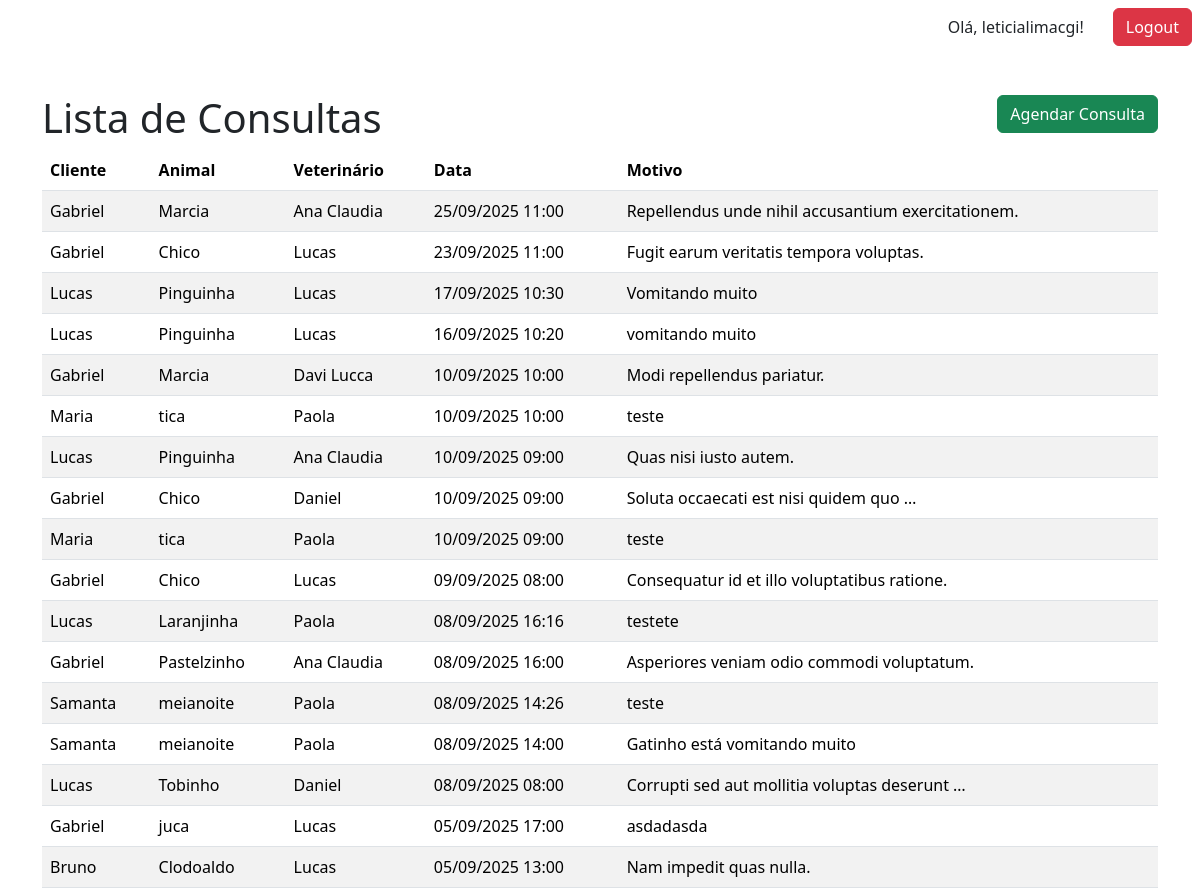
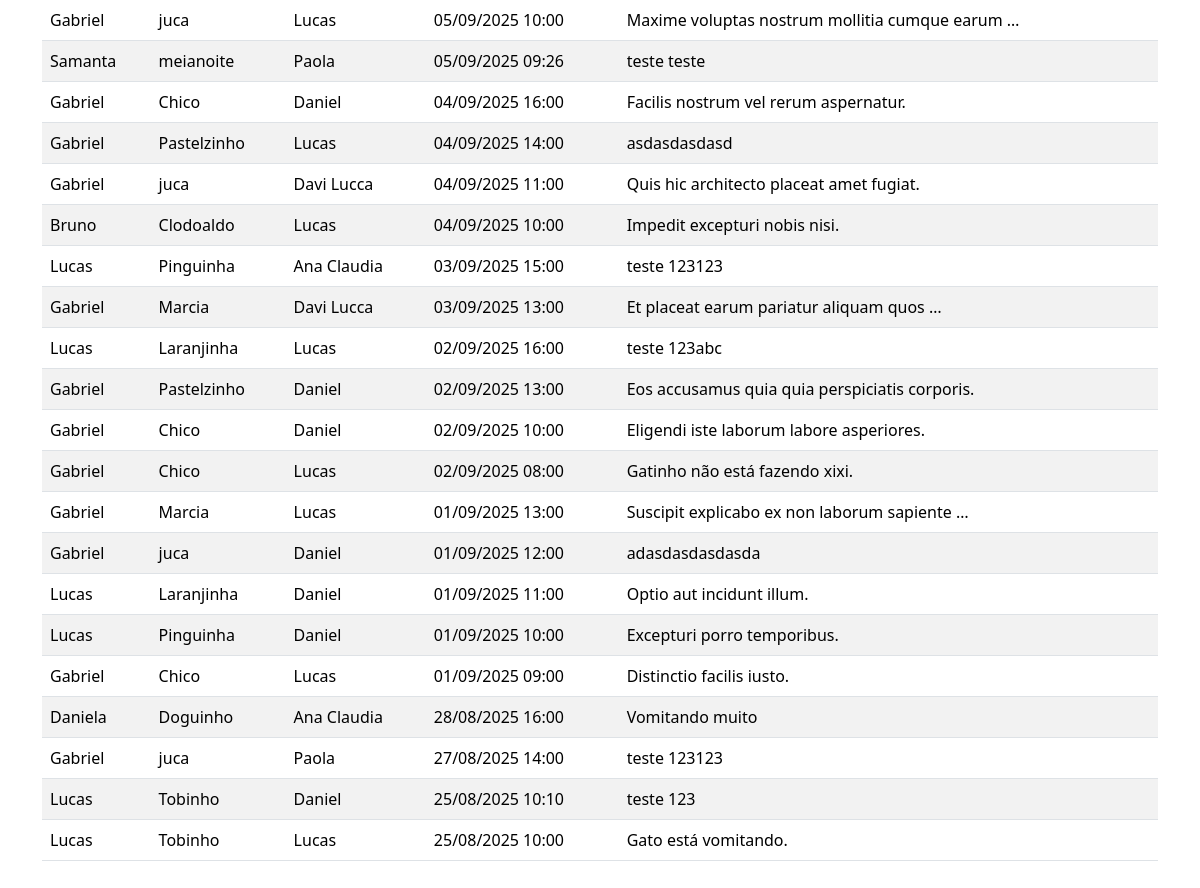
The page /consultas/ (signed in) on the database as committed earlier (2 pictures, top to bottom).
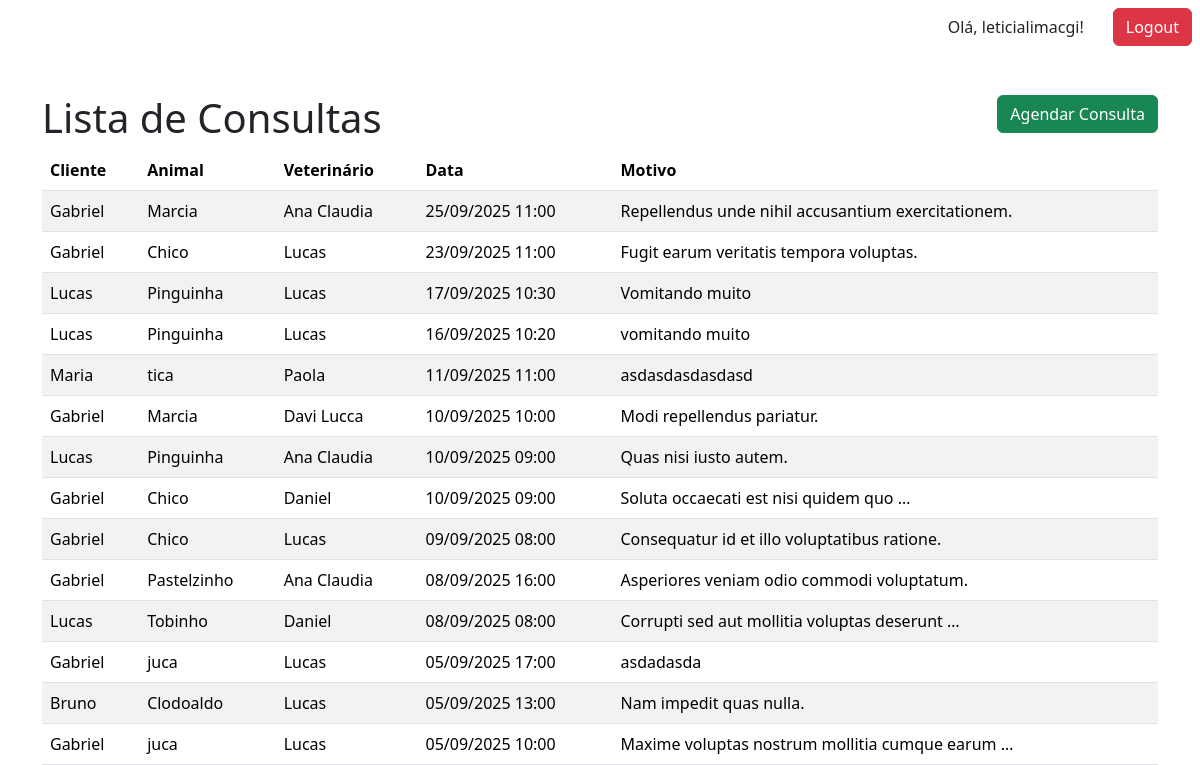
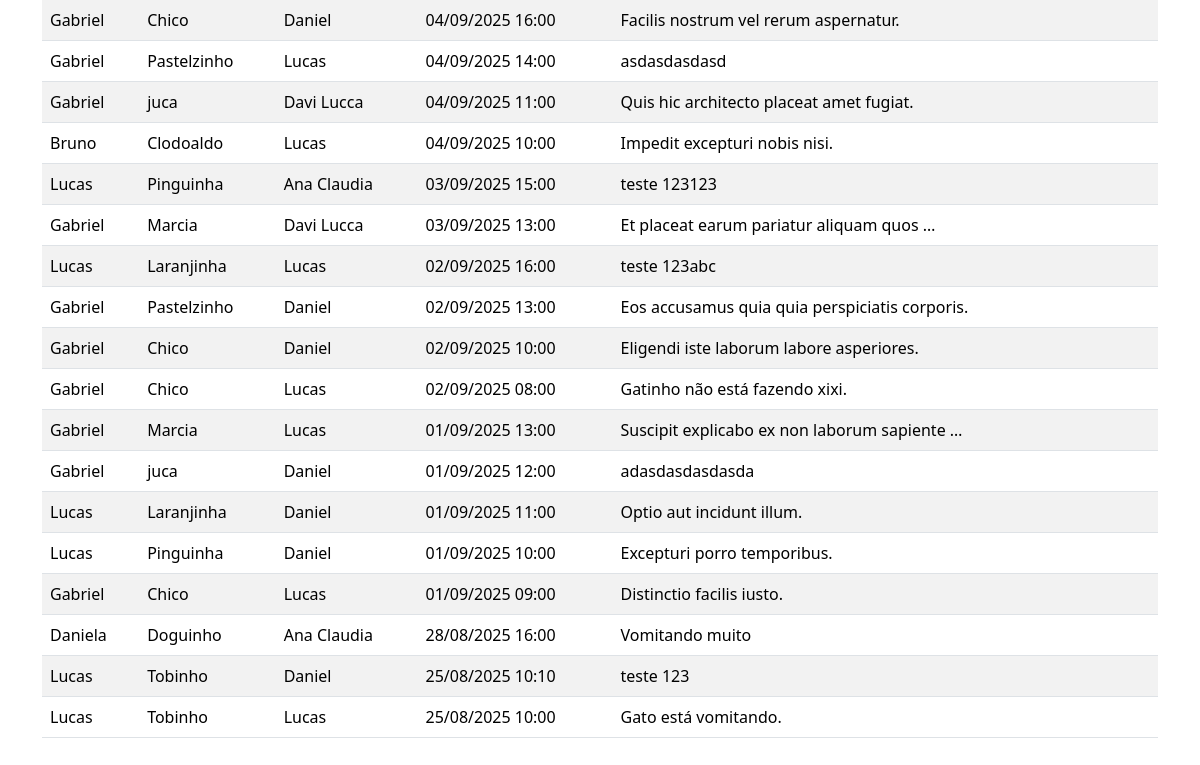
The same page on the database as committed later (2 pictures, top to bottom).
### core/models.py (models this page shows, shortened)
class Consulta(models.Model):
    class StatusConsulta(models.TextChoices):
        AGENDADA = 'Agendada'
        CONCLUIDA = 'Concluida'
        CANCELADA = 'Cancelada'
    animal = models.ForeignKey(Animal, on_delete=models.CASCADE)
    veterinario = models.ForeignKey(MedicoVeterinario, on_delete=models.SET_NULL, null=True)
    data = models.DateTimeField()
    motivo = models.TextField()
    observacoes = models.TextField(blank=True)
    status = models.CharField(max_length=15, choices=StatusConsulta.choices, default=StatusConsulta.AGENDADA)
    created_at = models.DateTimeField(auto_now_add=True) # Data de criação
    updated_at = models.DateTimeField(auto_now=True) # Data de atualização

class Animal(models.Model):
    ESPECIES = [
        ('C', 'Cachorro'),
        ('G', 'Gato'),
        ('O', 'Outros'),
    ]
    nome = models.CharField(max_length=100)
    especie = models.CharField(max_length=1, choices=ESPECIES)
    raca = models.CharField(max_length=100)
    idade = models.PositiveIntegerField(null=True, blank=True)
    peso = models.DecimalField(max_digits=5, decimal_places=2, null=True, blank=True)
    dono = models.ForeignKey(Cliente, on_delete=models.CASCADE, related_name='animais')

class Cliente(models.Model):
    usuario = models.OneToOneField(User,
                                   on_delete=models.CASCADE,
                                   related_name='cliente', null=True)
    nome = models.CharField(max_length=100)
    cpf = models.CharField(max_length=11, blank=True, null=True)
    telefone = models.CharField(max_length=15)
    email = models.EmailField()
    endereco = models.TextField()

class MedicoVeterinario(models.Model):
    nome = models.CharField(max_length=100)
    crmv = models.CharField(max_length=20)
    especialidade = models.CharField(max_length=100)
    contato = models.CharField(max_length=15)

### core/views.py (the view)
# urls.py: path('consultas/', views.lista_consultas, name='lista_consultas'),
@login_required(login_url='login')
def lista_consultas(request):
    consultas = Consulta.objects.all().order_by('-data')
    return render(request, 'lista_consultas.html', {'consultas': consultas})

### templates/lista_consultas.html (shortened to what this page needs)
{% extends 'base.html' %}
{% block content %}
<div class="d-flex justify-content-between align-items-center">
    <h1>Lista de Consultas</h1>
    <button class="btn btn-success mb-3" onclick="window.location.href='{% url 'agendar_consulta' %}'">Agendar Consulta</button>
</div>
<table class="table table-striped">
    <thead>
        <tr>
            <th>Cliente</th>
            <th>Animal</th>
            <th>Veterinário</th>
            <th>Data</th>
            <th>Motivo</th>
        </tr>
    </thead>
    <tbody>
        {% for consulta in consultas %}
        <tr>
            <td>{{ consulta.animal.dono.nome }}</td>
            <td>{{ consulta.animal.nome }}</td>
            <td>{{ consulta.veterinario.nome }}</td>
            <td>{{ consulta.data|date:"d/m/Y H:i" }}</td>
            <td>{{ consulta.motivo|truncatewords:6 }}</td>
        </tr>
        {% empty %}
        <tr>
            <td colspan="4">Nenhuma consulta cadastrada.</td>
        </tr>
        {% endfor %}
    </tbody>
</table>
{% endblock %}

### templates/base.html (shortened to what this page needs)
{% load static %}
<!doctype html>
<html lang="en">
<head>
    <link href="https://cdn.jsdelivr.net/npm/bootstrap@5.3.7/dist/css/bootstrap.min.css" rel="stylesheet">
</head>
<body>
	<div class="d-flex gap-3 align-content-center justify-content-end m-2">
		{% if request.user.is_authenticated %}
		<a class="btn btn-transparent">Olá, {{ request.user.username }}!</a>
		<a class="btn btn-danger" href="{% url 'logout' %}">Logout</a>
		{% endif %}
	</div>
	<div class="container my-5">
	{% block content %}
	{% endblock %}
	</div>
</body>
</html>

Rows that differ between the two databases and show on the page:
removed Consulta: animal.dono.nome "Maria", animal.nome "tica", veterinario.nome "Paola", data "10/09/2025 10:00", motivo "teste"
removed Consulta: animal.dono.nome "Maria", animal.nome "tica", veterinario.nome "Paola", data "10/09/2025 09:00", motivo "teste"
removed Consulta: animal.dono.nome "Lucas", animal.nome "Laranjinha", veterinario.nome "Paola", data "08/09/2025 16:16", motivo "testete"
removed Consulta: animal.dono.nome "Samanta", animal.nome "meianoite", veterinario.nome "Paola", data "08/09/2025 14:26", motivo "teste"
removed Consulta: animal.dono.nome "Samanta", animal.nome "meianoite", veterinario.nome "Paola", data "08/09/2025 14:00", motivo "Gatinho está vomitando muito"
removed Consulta: animal.dono.nome "Samanta", animal.nome "meianoite", veterinario.nome "Paola", data "05/09/2025 09:26", motivo "teste teste"
removed Consulta: animal.dono.nome "Gabriel", animal.nome "juca", veterinario.nome "Paola", data "27/08/2025 14:00", motivo "teste 123123"
added Consulta: animal.dono.nome "Maria", animal.nome "tica", veterinario.nome "Paola", data "11/09/2025 11:00", motivo "asdasdasdasdasd"
